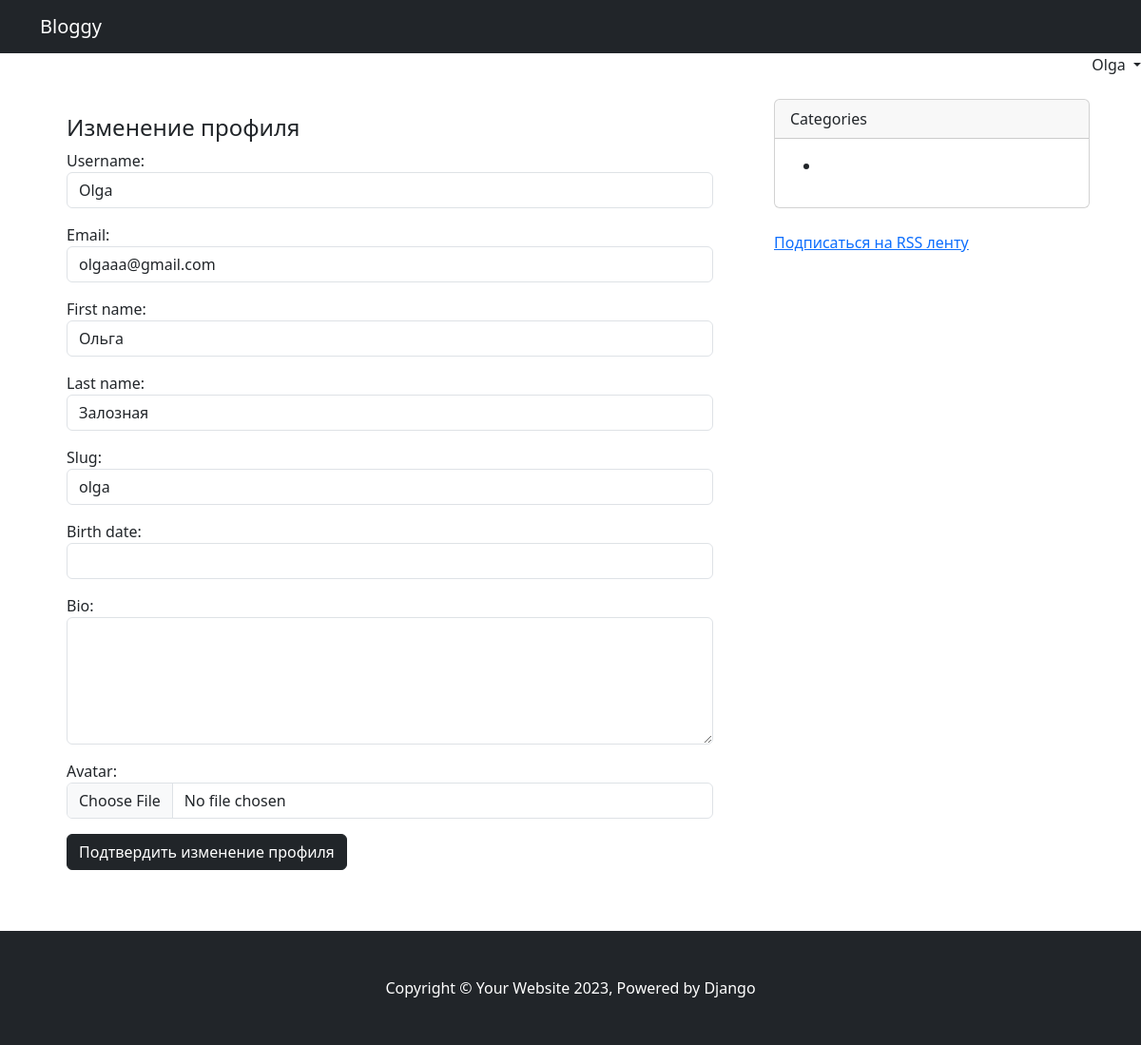
The app's page /user/edit/ (signed in), older data.
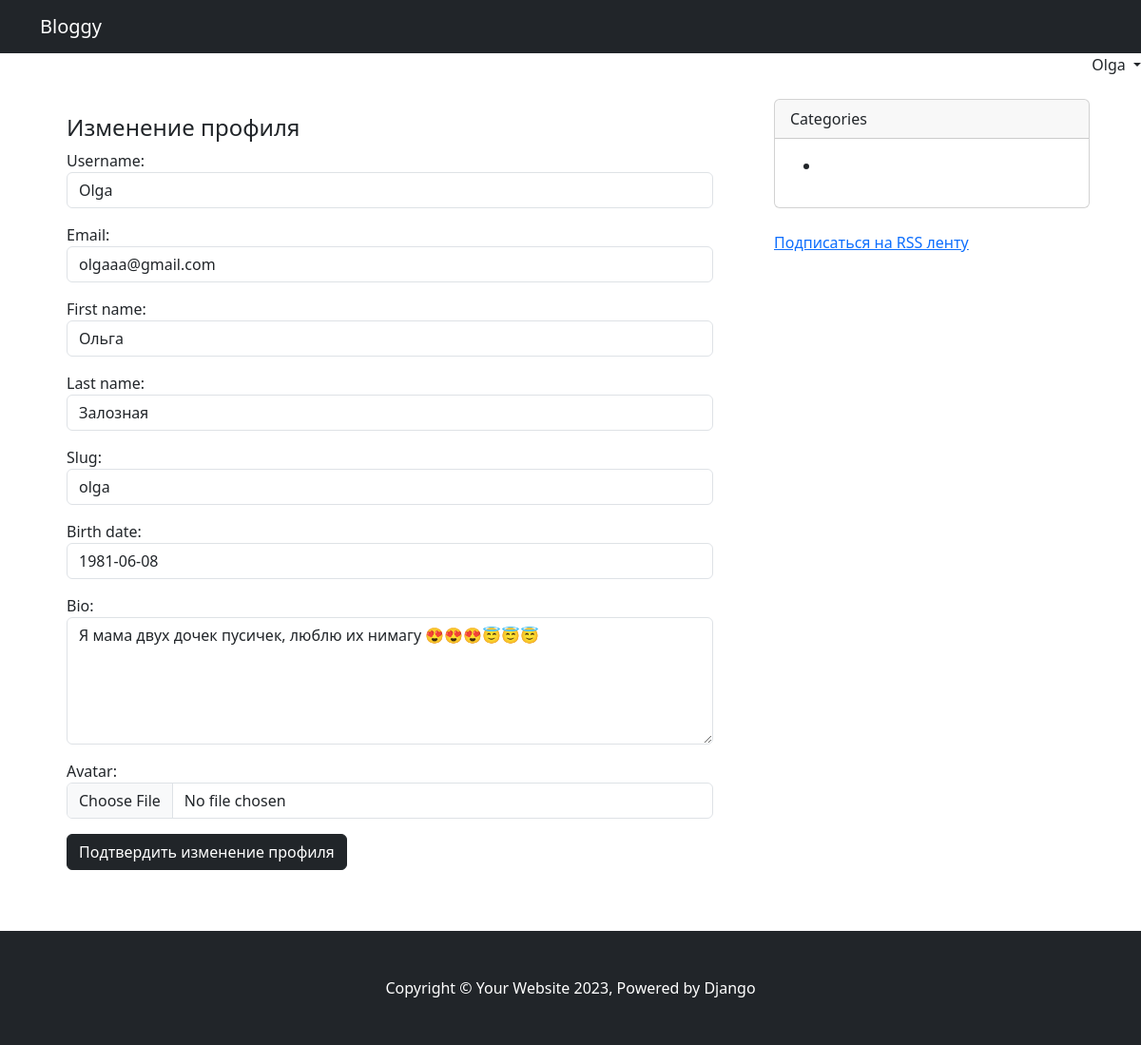
The same page, newer data.
### apps/accounts/models.py (models this page shows, shortened)
class Profile(models.Model):
    user = models.OneToOneField(User, on_delete=models.CASCADE)
    slug = models.SlugField(verbose_name='URL', max_length=255, blank=True, unique=True)
    avatar = models.ImageField(
        verbose_name='Аватар',
        upload_to='images/avatars/%Y/%m/%d/',
        default='images/avatars/default.png',
        blank=True,
        validators=[FileExtensionValidator(allowed_extensions=('png', 'jpg', 'jpeg'))])
    bio = models.TextField(max_length=500, blank=True, verbose_name='Информация о себе')
    birth_date = models.DateField(null=True, blank=True, verbose_name='Дата рождения')
    class Meta:
        ordering = ('user',)
        verbose_name = 'Профиль'
        verbose_name_plural = 'Профили'

### apps/accounts/views.py (the view, shortened to what this page needs)
# urls.py: path('user/edit/', ProfileUpdateView.as_view(), name='profile_edit'),
class ProfileUpdateView(UpdateView):
    model = Profile
    form_class = ProfileUpdateForm
    template_name = 'accounts/profile_edit.html'
    def get_object(self, queryset=None):
        return self.request.user.profile
    def get_context_data(self, **kwargs):
        context = super().get_context_data(**kwargs)
        context['title'] = f'Редактирование профиля пользователя: {self.request.user.username}'
        if self.request.POST:
            context['user_form'] = UserUpdateForm(self.request.POST, instance=self.request.user)
        else:
            context['user_form'] = UserUpdateForm(instance=self.request.user)
        return context

### apps/accounts/forms.py
class ProfileUpdateForm(forms.ModelForm):
    slug = forms.CharField(max_length=100,
                           widget=forms.TextInput(
                               attrs={"class": "form-control mb-1"}))
    birth_date = forms.DateField(
        widget=forms.TextInput(attrs={"class": "form-control mb-1"}))
    bio = forms.CharField(max_length=500,
                          widget=forms.Textarea(attrs={'rows': 5, "class": "form-control mb-1"}))
    avatar = forms.ImageField(widget=forms.FileInput(attrs={"class": "form-control mb-1"}))
    class Meta:
        model = Profile
        fields = ('slug', 'birth_date', 'bio', 'avatar')

### templates/accounts/profile_edit.html (shortened to what this page needs)
{% extends 'main.html' %}
{% block content %}
<div class="card mb-3 border-0 nth-shadow">
   <div class="card-body">
      <div class="card-title nth-card-title">
         <h4>Изменение профиля</h4>
      </div>
      <form method="post" enctype="multipart/form-data">
         {{ user_form.as_p }}
         {{ form.as_p }}
         <div class="d-grid gap-2 d-md-block mt-2">
            <button type="submit" class="btn btn-dark">Подтвердить изменение профиля</button>
         </div>
      </form>
   </div>
</div>
{% endblock %}

Row changes from the older to the newer data that the page shows:
changed Profile "olga": birth_date (not shown) → "1981-06-08"; bio (not shown) → "Я мама двух дочек пусичек, люблю их нимагу 😍😍😍😇😇😇"
